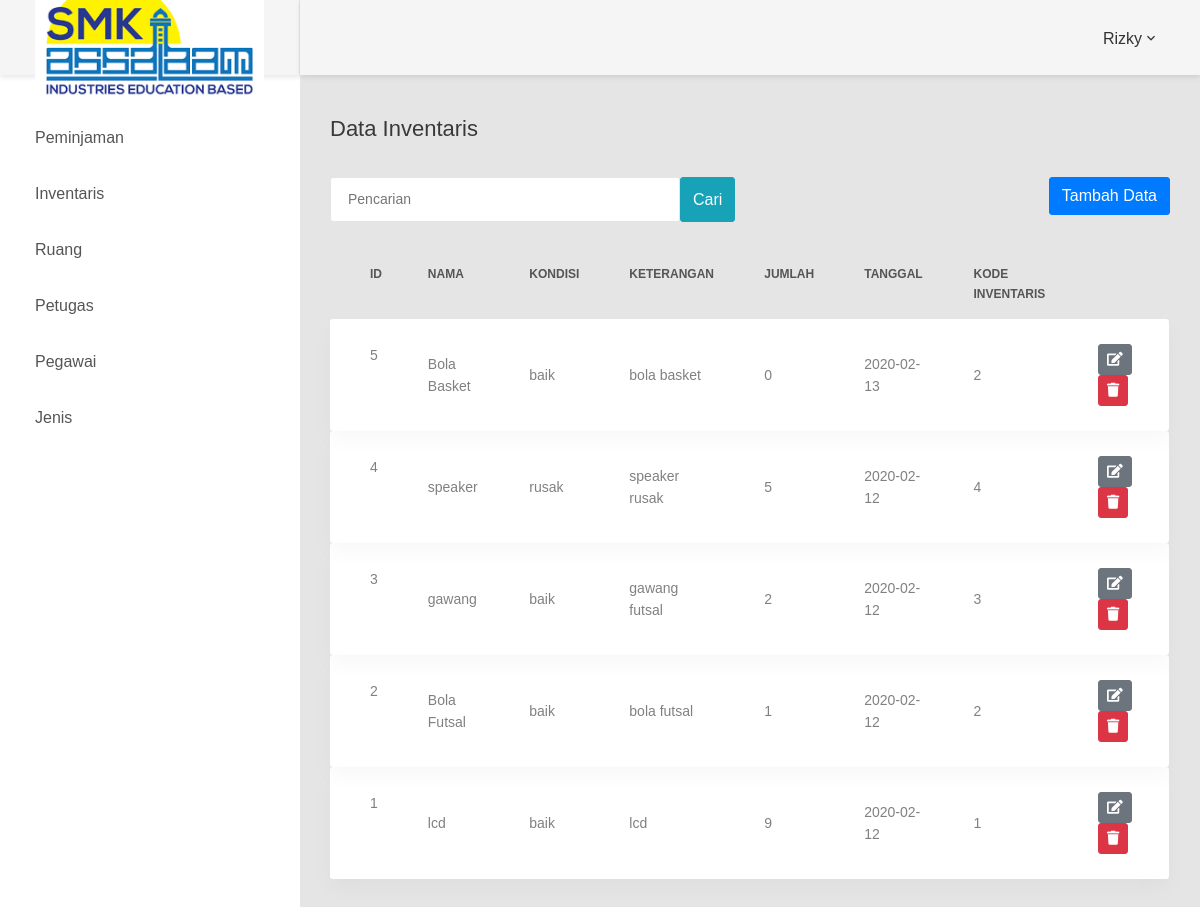
Page /index.php?page=inventaris (signed in) on the committed database.
### tables this page shows
CREATE TABLE `inventaris` (
  `ID_INVENTARIS` int(11) NOT NULL,
  `ID_PETUGAS` int(5) DEFAULT NULL,
  `ID_RUANG` int(5) DEFAULT NULL,
  `ID_JENIS` int(5) DEFAULT NULL,
  `NAMA` varchar(30) DEFAULT NULL,
  `KONDISI` varchar(30) DEFAULT NULL,
  `KETERANGAN_INVENTARIS` varchar(30) DEFAULT NULL,
  `JUMLAH` varchar(30) DEFAULT NULL,
  `TANGGAL_REGISTER` date DEFAULT NULL,
  `KODE_INVENTARIS` varchar(30) DEFAULT NULL
);

### modul/inventaris/index.php (the view, shortened to what this page needs)
<div class="row">
    <div class="col-md-12">
        <h3 class="title-5 m-b-35">Data Inventaris</h3>
        <div class="table-data__tool">
            <form class="form-header" action="" method="POST">
                <input class="au-input au-input--xl" type="text" name="cari"  placeholder="Pencarian" />
                <button class="btn btn-info" type="submit" name="pencarian">Cari</button>
            </form>
            <div class="table-data__tool-right">
                <a href="index.php?page=tambah_inventaris">
                   <button class="btn btn-primary">Tambah Data</button>
               </a>
           </div>
       </div>
       <div class="table-responsive table-responsive-data2">
        <table class="table table-data2">
            <thead>
                <tr>
                    <th>id</th>
                    <th>nama</th>
                    <th>kondisi</th>
                    <th>keterangan</th>
                    <th>jumlah</th>
                    <th>tanggal</th>
                    <th>kode inventaris</th>
                </tr>
            </thead>
            <tbody>
                <?php
                if(isset($_POST['pencarian']))
                {
                    $cari = $_POST['cari'];
                    $query = mysqli_query($mysqli, "SELECT * FROM inventaris where NAMA like '%$cari%' OR ID_INVENTARIS like '%$cari%' OR KONDISI like '%$cari%' OR KETERANGAN_INVENTARIS like '%$cari%' OR JUMLAH like '%$cari%'")or die('Ada kesalahan pada query insert: '.mysqli_error($mysqli));
                }
                else{
                    $query = mysqli_query($mysqli, "SELECT * FROM inventaris ORDER BY ID_INVENTARIS DESC")or die('Ada kesalahan pada query insert: '.mysqli_error($mysqli));
                }
                while ($data = mysqli_fetch_assoc($query)) {
                    ?>
                    <tr class="tr-shadow">
                        <td><?php echo $data['ID_INVENTARIS']; ?></td>
                        <td><?php echo $data['NAMA']; ?></td>
                        <td><?php echo $data['KONDISI']; ?></td>
                        <td><?php echo $data['KETERANGAN_INVENTARIS']; ?></td>
                        <td><?php echo $data['JUMLAH']; ?></td>
                        <td><?php echo $data['TANGGAL_REGISTER']; ?></td>
                        <td><?php echo $data['KODE_INVENTARIS']; ?></td>
                        <td>
                            <a data-toggle="tooltip" data-placement="top" title="edit" class="btn btn-secondary btn-sm" href="index.php?page=edit_inventaris&edit=<?php echo $data['ID_INVENTARIS']; ?>&ruang=<?php echo $data['ID_RUANG']; ?>&jenis=<?php echo $data['ID_JENIS']; ?>"  onclick="return confirm('apakah anda yakin untuk edit <?php echo $data['NAMA']; ?> ?')">
                                <i class=" fas fa-edit"></i>
                            </a>
                            <a data-toggle="tooltip" data-placement="top" title="delete" class="btn btn-danger btn-sm" href="index.php?page=inventaris&delete=<?php echo $data['ID_INVENTARIS']; ?>" onclick="return confirm('apakah anda yakin untuk delete <?php echo $data['NAMA']; ?> ?')">
                                <i class="fas fa-trash"></i>
                            </a>
                        </td>
                    </tr>
                    <?php } ?>
                </tbody>
            </table>
        </div>
    </div>
</div>

### rows in the picture
inventaris: ID_INVENTARIS "5", NAMA "Bola Basket", KONDISI "baik", KETERANGAN_INVENTARIS "bola basket", JUMLAH "0", TANGGAL_REGISTER "2020-02-13", KODE_INVENTARIS "2"
inventaris: ID_INVENTARIS "4", NAMA "speaker", KONDISI "rusak", KETERANGAN_INVENTARIS "speaker rusak", JUMLAH "5", TANGGAL_REGISTER "2020-02-12", KODE_INVENTARIS "4"
inventaris: ID_INVENTARIS "3", NAMA "gawang", KONDISI "baik", KETERANGAN_INVENTARIS "gawang futsal", JUMLAH "2", TANGGAL_REGISTER "2020-02-12", KODE_INVENTARIS "3"
inventaris: ID_INVENTARIS "2", NAMA "Bola Futsal", KONDISI "baik", KETERANGAN_INVENTARIS "bola futsal", JUMLAH "1", TANGGAL_REGISTER "2020-02-12", KODE_INVENTARIS "2"
inventaris: ID_INVENTARIS "1", NAMA "lcd", KONDISI "baik", KETERANGAN_INVENTARIS "lcd", JUMLAH "9", TANGGAL_REGISTER "2020-02-12", KODE_INVENTARIS "1"

### other values in the picture
$_SESSION['nama_petugas'] "Rizky"
